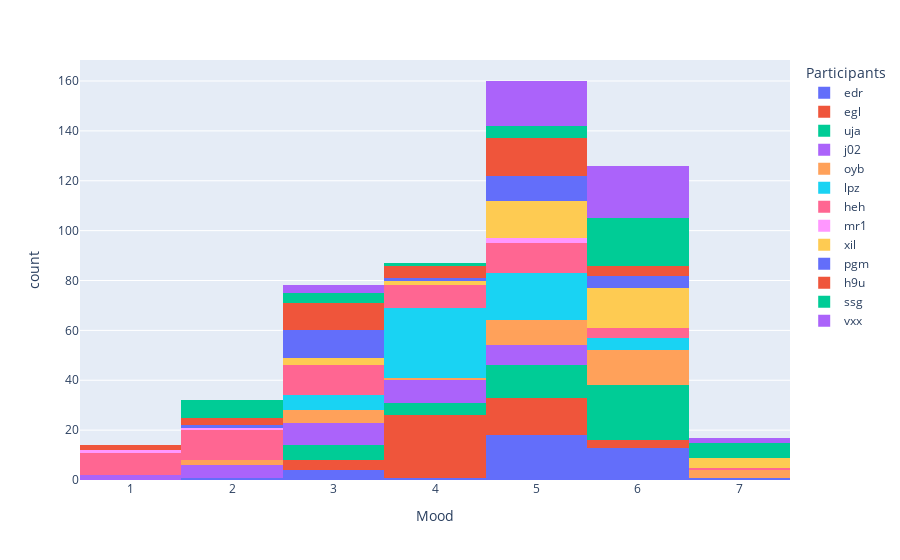

The cell this chart's notebook holds for it:
### Code cell
# Q27_1
fig = px.histogram(daily, x="Q27_1", color="pid",
                labels={
                    "Q27_1": "Mood",
                    "pid": "Participants"
                })
fig.show()

### Figure 1 — Plotly figure (JSON) as saved in the notebook; plotly's stock layout.template omitted (floating-point values rounded to 4 significant figures)
{"data": [{"alignmentgroup": "True", "bingroup": "x", "hovertemplate": "Participants=edr<br>Mood=%{x}<br>count=%{y}<extra></extra>", "legendgroup": "edr", "marker": {"color": "#636efa", "pattern": {"shape": ""}}, "name": "edr", "offsetgroup": "edr", "orientation": "v", "showlegend": true, "type": "histogram", "x": [5, 6, null, 6, 6, 3, 3, 6, 7, 6, 6, 5, null, 6, 5, 6, 6, 6, 4, 6, 3, 6, 6, 5, 3, null, 5, 5, 5, null, null, 5, 5, 5, 5, 5, 5, null, 2, 5, null, 5, 5, 5, 5], "xaxis": "x", "yaxis": "y"}, {"alignmentgroup": "True", "bingroup": "x", "hovertemplate": "Participants=egl<br>Mood=%{x}<br>count=%{y}<extra></extra>", "legendgroup": "egl", "marker": {"color": "#EF553B", "pattern": {"shape": ""}}, "name": "egl", "offsetgroup": "egl", "orientation": "v", "showlegend": true, "type": "histogram", "x": [5, null, 5, 6, null, 5, null, null, 5, 4, 4, 3, 6, 6, 5, 5, 5, 4, 4, 4, 5, 5, 5, 3, 5, 5, 4, 4, 4, 4, 4, 4, 4, 5, 5, 4, 4, 4, 4, 4, 4, 4, 5, 4, 3, 4, 4, 4, 4, 3, 4, null], "xaxis": "x", "yaxis": "y"}, {"alignmentgroup": "True", "bingroup": "x", "hovertemplate": "Participants=uja<br>Mood=%{x}<br>count=%{y}<extra></extra>", "legendgroup": "uja", "marker": {"color": "#00cc96", "pattern": {"shape": ""}}, "name": "uja", "offsetgroup": "uja", "orientation": "v", "showlegend": true, "type": "histogram", "x": [3, 3, 4, 6, 5, 6, 3, 6, 6, 6, 4, null, 6, 5, 5, 6, 6, 6, 5, 6, 6, 6, 6, 3, 3, 6, 5, 6, 4, 5, 6, 6, 5, 6, 4, 5, 6, 6, 5, 5, 4, 5, 5, 3, 5, 6, null, 6], "xaxis": "x", "yaxis": "y"}, {"alignmentgroup": "True", "bingroup": "x", "hovertemplate": "Participants=j02<br>Mood=%{x}<br>count=%{y}<extra></extra>", "legendgroup": "j02", "marker": {"color": "#ab63fa", "pattern": {"shape": ""}}, "name": "j02", "offsetgroup": "j02", "orientation": "v", "showlegend": true, "type": "histogram", "x": [2, 1, 3, 5, 5, 5, 5, 4, 5, 3, 3, 2, 5, 5, 4, 4, 5, 3, 3, 4, 3, 3, 4, null, 3, 4, 2, 4, 4, 1, 2, 4, null, null, 2, 3], "xaxis": "x", "yaxis": "y"}, {"alignmentgroup": "True", "bingroup": "x", "hovertemplate": "Participants=oyb<br>Mood=%{x}<br>count=%{y}<extra></extra>", "legendgroup": "oyb", "marker": {"color": "#FFA15A", "pattern": {"shape": ""}}, "name": "oyb", "offsetgroup": "oyb", "orientation": "v", "showlegend": true, "type": "histogram", "x": [null, 6, 6, 3, 6, 5, 3, 3, null, 3, 7, 7, 6, 4, 6, 7, 6, 5, 6, 6, 6, 6, null, 6, 5, 6, 5, null, 5, 6, 2, null, null, 3, 5, null, null, 5, 5, null, 5, 2, 5, 6], "xaxis": "x", "yaxis": "y"}, {"alignmentgroup": "True", "bingroup": "x", "hovertemplate": "Participants=lpz<br>Mood=%{x}<br>count=%{y}<extra></extra>", "legendgroup": "lpz", "marker": {"color": "#19d3f3", "pattern": {"shape": ""}}, "name": "lpz", "offsetgroup": "lpz", "orientation": "v", "showlegend": true, "type": "histogram", "x": [6, 5, 4, 5, 5, 5, 5, 4, 6, 5, 5, 6, 5, 6, 5, 5, 5, 5, 5, 5, 4, 4, 4, 4, 4, 4, 5, 6, 5, 4, 4, 4, 4, 4, 4, 4, 4, 5, 5, 4, 4, 3, 5, 4, 4, 3, 4, 4, 4, 4, 4, 4, 3, 3, 4, 4, 3, 3], "xaxis": "x", "yaxis": "y"}, {"alignmentgroup": "True", "bingroup": "x", "hovertemplate": "Participants=heh<br>Mood=%{x}<br>count=%{y}<extra></extra>", "legendgroup": "heh", "marker": {"color": "#FF6692", "pattern": {"shape": ""}}, "name": "heh", "offsetgroup": "heh", "orientation": "v", "showlegend": true, "type": "histogram", "x": [3, 5, 7, 2, 5, 4, 5, 6, 2, 1, 5, 2, 3, 2, 4, 3, 6, 5, 5, 4, 3, 3, 1, 1, 1, 2, 6, 4, 4, 4, 3, 5, 2, 2, 3, 1, 4, 2, 2, 3, 5, 5, 2, 2, 3, 2, 1, 4, 4, 5, 3, 5, 3, 3, 1, 1, 1, 5, 6], "xaxis": "x", "yaxis": "y"}, {"alignmentgroup": "True", "bingroup": "x", "hovertemplate": "Participants=mr1<br>Mood=%{x}<br>count=%{y}<extra></extra>", "legendgroup": "mr1", "marker": {"color": "#FF97FF", "pattern": {"shape": ""}}, "name": "mr1", "offsetgroup": "mr1", "orientation": "v", "showlegend": true, "type": "histogram", "x": [5, 5, null, null, null, null, null, null, null, null, null, null, null, null, null, null, null, null, null, null, null, null, null, null, null, null, null, null, null, null, null, null, null, null, null, null, null, null, null, null, null, null, 1, 2], "xaxis": "x", "yaxis": "y"}, {"alignmentgroup": "True", "bingroup": "x", "hovertemplate": "Participants=xil<br>Mood=%{x}<br>count=%{y}<extra></extra>", "legendgroup": "xil", "marker": {"color": "#FECB52", "pattern": {"shape": ""}}, "name": "xil", "offsetgroup": "xil", "orientation": "v", "showlegend": true, "type": "histogram", "x": [5, 3, 6, 3, 5, 6, null, 6, 6, 5, 6, 6, 6, 5, 5, 6, 5, 6, 5, 5, 5, 4, 5, 6, 7, null, 7, 5, 5, null, 3, 5, 6, 7, 6, 4, 5, 6, 6, 7, 6, 5, 6], "xaxis": "x", "yaxis": "y"}, {"alignmentgroup": "True", "bingroup": "x", "hovertemplate": "Participants=pgm<br>Mood=%{x}<br>count=%{y}<extra></extra>", "legendgroup": "pgm", "marker": {"color": "#636efa", "pattern": {"shape": ""}}, "name": "pgm", "offsetgroup": "pgm", "orientation": "v", "showlegend": true, "type": "histogram", "x": [5, null, 6, 5, 6, 5, 6, 6, 3, 5, null, 3, 3, null, 3, null, 4, 3, null, 3, 5, 3, null, 3, 3, 5, 6, 5, 3, 5, 5, null, 3, 5, 2], "xaxis": "x", "yaxis": "y"}, {"alignmentgroup": "True", "bingroup": "x", "hovertemplate": "Participants=h9u<br>Mood=%{x}<br>count=%{y}<extra></extra>", "legendgroup": "h9u", "marker": {"color": "#EF553B", "pattern": {"shape": ""}}, "name": "h9u", "offsetgroup": "h9u", "orientation": "v", "showlegend": true, "type": "histogram", "x": [4, 3, 4, 3, 6, null, 5, null, null, 3, 3, null, null, 5, 6, 6, 5, 5, 5, 5, null, 3, 6, 5, 5, 3, 2, 1, 1, 2, 2, 3, 3, null, 5, 5, null, 5, 4, 4, null, null, 5, null, null, null, null, 5, null, 4, 5, null, null, 3, null, 3, null, 3, 5], "xaxis": "x", "yaxis": "y"}, {"alignmentgroup": "True", "bingroup": "x", "hovertemplate": "Participants=ssg<br>Mood=%{x}<br>count=%{y}<extra></extra>", "legendgroup": "ssg", "marker": {"color": "#00cc96", "pattern": {"shape": ""}}, "name": "ssg", "offsetgroup": "ssg", "orientation": "v", "showlegend": true, "type": "histogram", "x": [6, 6, 7, 4, 2, 6, 6, 7, 6, 6, 2, 2, 5, 2, 6, 5, 6, 6, 6, 6, 6, 7, 2, 3, 2, 6, 6, 5, 7, 7, 6, 7, 6, 2, 3, 5, 6, 6, 5, 3, 3, 6], "xaxis": "x", "yaxis": "y"}, {"alignmentgroup": "True", "bingroup": "x", "hovertemplate": "Participants=vxx<br>Mood=%{x}<br>count=%{y}<extra></extra>", "legendgroup": "vxx", "marker": {"color": "#ab63fa", "pattern": {"shape": ""}}, "name": "vxx", "offsetgroup": "vxx", "orientation": "v", "showlegend": true, "type": "histogram", "x": [6, 6, 6, 6, 6, 6, 6, 6, 6, 6, 6, 6, 5, 7, 7, 3, 6, null, 3, 5, 3, 6, null, 5, 5, 6, 6, 5, null, 5, null, 5, 5, 5, 5, 5, 5, 5, 6, 6, 6, null, 6, 5, 5, 6, 5, 5, null, 5], "xaxis": "x", "yaxis": "y"}], "layout": {"barmode": "relative", "legend": {"title": {"text": "Participants"}, "tracegroupgap": 0}, "margin": {"t": 60}, "xaxis": {"anchor": "y", "domain": [0, 1], "title": {"text": "Mood"}}, "yaxis": {"anchor": "x", "domain": [0, 1], "title": {"text": "count"}}}}
